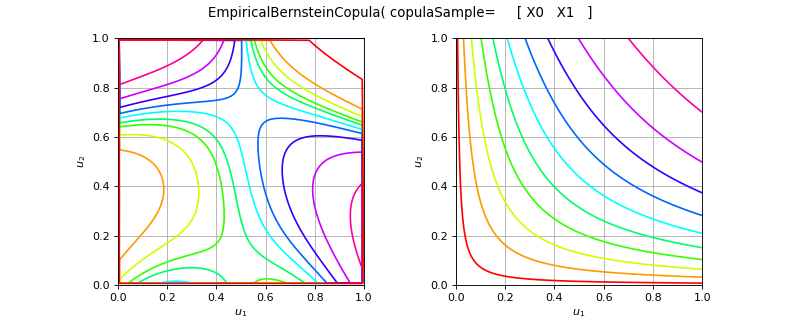

The Python source for this figure:
import openturns as ot
from matplotlib import pyplot as plt
from openturns.viewer import View
if ot.EmpiricalBernsteinCopula().__class__.__name__ == 'EmpiricalBernsteinCopula':
    sample = ot.Dirichlet([1.0, 2.0, 3.0]).getSample(100)
    copula = ot.EmpiricalBernsteinCopula(sample, 4)
elif ot.EmpiricalBernsteinCopula().__class__.__name__ == 'ExtremeValueCopula':
    copula = ot.ExtremeValueCopula(ot.SymbolicFunction("t", "t^3/2-t/2+1"))
elif ot.EmpiricalBernsteinCopula().__class__.__name__ == 'MaximumEntropyOrderStatisticsCopula':
    marginals = [ot.Beta(1.5, 3.2, 0.0, 1.0),  ot.Beta(2.0, 4.3, 0.5, 1.2)]
    copula = ot.MaximumEntropyOrderStatisticsCopula(marginals)
elif ot.EmpiricalBernsteinCopula().__class__.__name__ == 'NormalCopula':
    R = ot.CorrelationMatrix(2)
    R[1, 0] = 0.8
    copula = ot.NormalCopula(R)
elif ot.EmpiricalBernsteinCopula().__class__.__name__ == 'SklarCopula':
    student = ot.Student(3.0, [1.0]*2, [3.0]*2, ot.CorrelationMatrix(2))
    copula =  ot.SklarCopula(student)
else:
    copula = ot.EmpiricalBernsteinCopula()
if copula.getDimension() == 1:
    copula = ot.EmpiricalBernsteinCopula(2)
copula.setDescription(['$u_1$', '$u_2$'])
pdf_graph = copula.drawPDF()
cdf_graph = copula.drawCDF()
fig = plt.figure(figsize=(10, 4))
pdf_axis = fig.add_subplot(121)
cdf_axis = fig.add_subplot(122)
View(pdf_graph, figure=fig, axes=[pdf_axis], add_legend=False, square_axes=True)
View(cdf_graph, figure=fig, axes=[cdf_axis], add_legend=False, square_axes=True)
title = str(copula)[:100].split('\n')[0]
fig.suptitle(title)
